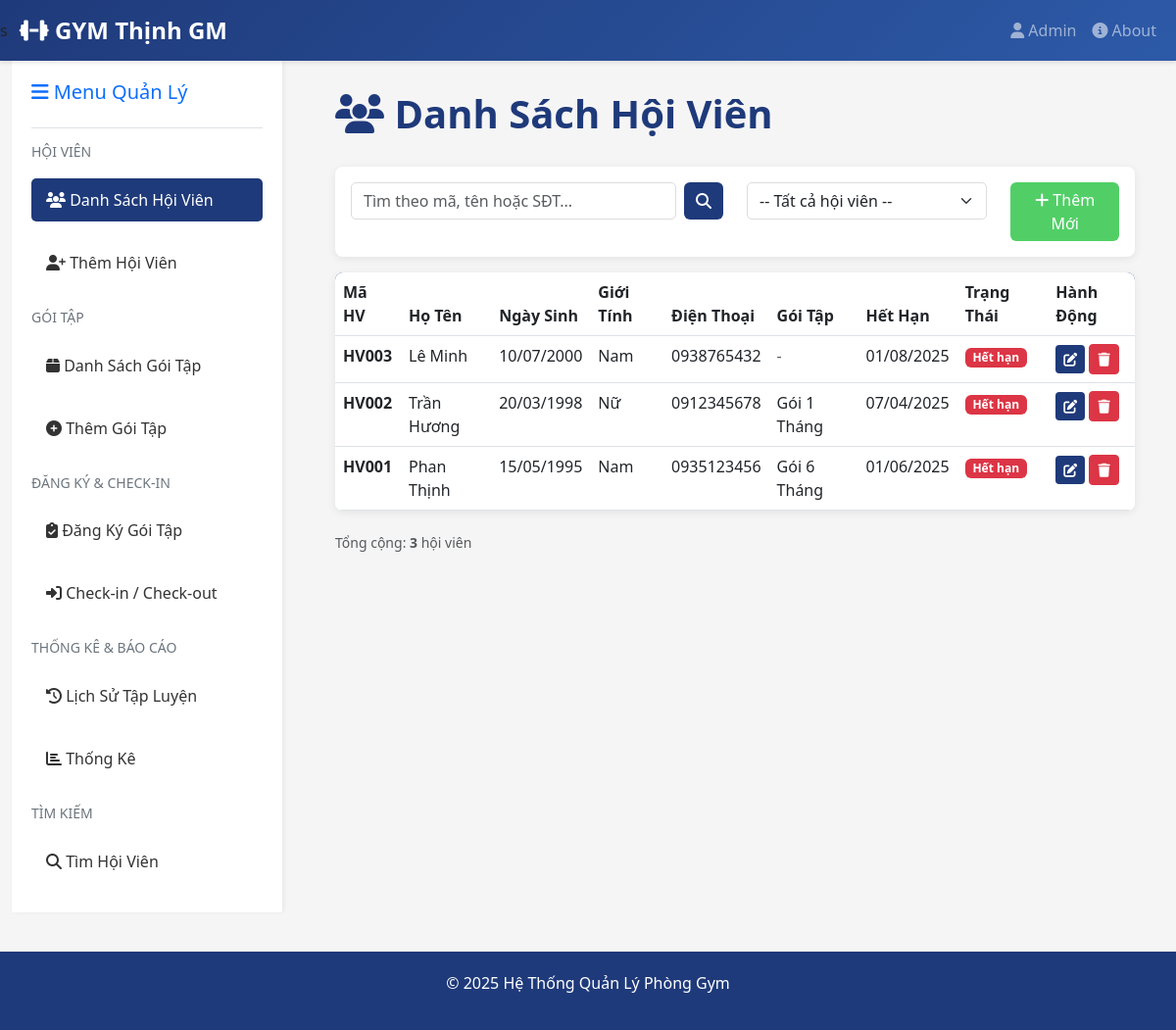
/members.php, run on the app's committed database.
### tables this page shows
CREATE TABLE IF NOT EXISTS registrations (
    id INT AUTO_INCREMENT PRIMARY KEY,
    member_id INT NOT NULL,
    package_id INT NOT NULL,
    start_date DATE NOT NULL,
    end_date DATE NOT NULL,
    status ENUM('active', 'expired') DEFAULT 'active',
    created_at TIMESTAMP DEFAULT CURRENT_TIMESTAMP,
    updated_at TIMESTAMP DEFAULT CURRENT_TIMESTAMP ON UPDATE CURRENT_TIMESTAMP,
    FOREIGN KEY (member_id) REFERENCES members(id) ON DELETE CASCADE,
    FOREIGN KEY (package_id) REFERENCES packages(id),
    INDEX idx_member (member_id),
    INDEX idx_end_date (end_date)
);

CREATE TABLE IF NOT EXISTS members (
    id INT AUTO_INCREMENT PRIMARY KEY,
    code VARCHAR(20) UNIQUE NOT NULL,
    fullname VARCHAR(100) NOT NULL,
    dob DATE NOT NULL,
    gender ENUM('Nam', 'Nữ') NOT NULL,
    phone VARCHAR(15) NOT NULL,
    address TEXT NOT NULL,
    created_at TIMESTAMP DEFAULT CURRENT_TIMESTAMP,
    updated_at TIMESTAMP DEFAULT CURRENT_TIMESTAMP ON UPDATE CURRENT_TIMESTAMP,
    INDEX idx_code (code),
    INDEX idx_phone (phone),
    INDEX idx_fullname (fullname)
);

CREATE TABLE IF NOT EXISTS packages (
    id INT AUTO_INCREMENT PRIMARY KEY,
    code VARCHAR(20) UNIQUE NOT NULL,
    name VARCHAR(100) NOT NULL,
    duration INT NOT NULL COMMENT 'Thời hạn tính bằng tháng',
    price DECIMAL(10, 2) NOT NULL,
    description TEXT,
    status ENUM('active', 'inactive') DEFAULT 'active',
    created_at TIMESTAMP DEFAULT CURRENT_TIMESTAMP,
    updated_at TIMESTAMP DEFAULT CURRENT_TIMESTAMP ON UPDATE CURRENT_TIMESTAMP
);

### includes/functions.php (called while the page is built, shortened)
<?php
function formatDate($date) {
    return date('d/m/Y', strtotime($date));
}
function sanitize($input) {
    return htmlspecialchars(trim($input), ENT_QUOTES, 'UTF-8');
}
?>

### members.php (the view, shortened to what this page needs)
<?php
include 'views/header.php';
require 'config/database.php';
require 'includes/functions.php';
$search = sanitize($_GET['search'] ?? '');
$filter = sanitize($_GET['filter'] ?? 'all');
$query = "
    SELECT m.id, m.code, m.fullname, m.dob, m.gender, m.phone, m.address,
           p.name as package_name, r.end_date, r.status
    FROM members m
    LEFT JOIN registrations r ON m.id = r.member_id AND r.status = 'active'
    LEFT JOIN packages p ON r.package_id = p.id
    WHERE 1=1
";
$query .= " ORDER BY m.code DESC";
$result = $conn->query($query);
?>
<div class="container-fluid">
    <div class="row">
        <?php include 'views/sidebar.php'; ?>
        <div class="col-md-9">
            <div class="main-content">
                <div class="page-header">
                    <h1><i class="fas fa-users"></i> Danh Sách Hội Viên</h1>
                </div>
                <div class="card mb-3">
                    <div class="card-body">
                        <div class="row">
                            <div class="col-md-6">
                                <form method="GET" class="d-flex gap-2">
                                    <input type="text" class="form-control" name="search" placeholder="Tìm theo mã, tên hoặc SĐT..." value="<?php echo htmlspecialchars($search); ?>">
                                    <button type="submit" class="btn btn-primary"><i class="fas fa-search"></i></button>
                                </form>
                            </div>
                            <div class="col-md-4">
                                <form method="GET" class="d-flex">
                                    <select class="form-select" name="filter" onchange="this.form.submit()">
                                        <option value="all" <?php echo ($filter == 'all') ? 'selected' : ''; ?>>-- Tất cả hội viên --</option>
                                    </select>
                                </form>
                            </div>
                            <div class="col-md-2">
                                <a href="add_member.php" class="btn btn-success w-100">
                                    <i class="fas fa-plus"></i> Thêm Mới
                                </a>
                            </div>
                        </div>
                    </div>
                </div>
                <div class="card">
                    <div class="table-responsive">
                        <table class="table table-hover mb-0">
                            <thead>
                                <tr>
                                    <th>Mã HV</th>
                                    <th>Họ Tên</th>
                                    <th>Ngày Sinh</th>
                                    <th>Giới Tính</th>
                                    <th>Điện Thoại</th>
                                    <th>Gói Tập</th>
                                    <th>Hết Hạn</th>
                                    <th>Trạng Thái</th>
                                    <th>Hành Động</th>
                                </tr>
                            </thead>
                            <tbody>
                                <?php if ($result->num_rows > 0): ?>
                                    <?php while ($row = $result->fetch_assoc()): ?>
                                        <?php
                                            $is_valid = $row['end_date'] && strtotime(date('Y-m-d')) <= strtotime($row['end_date']);
                                            $status_badge = $is_valid ? '<span class="badge bg-success">Còn hạn</span>' : '<span class="badge bg-danger">Hết hạn</span>';
                                        ?>
                                        <tr>
                                            <td><strong><?php echo $row['code']; ?></strong></td>
                                            <td><?php echo $row['fullname']; ?></td>
                                            <td><?php echo formatDate($row['dob']); ?></td>
                                            <td><?php echo $row['gender']; ?></td>
                                            <td><?php echo $row['phone']; ?></td>
                                            <td><?php echo $row['package_name'] ?? '<span class="text-muted">-</span>'; ?></td>
                                            <td><?php echo $row['end_date'] ? formatDate($row['end_date']) : '<span class="text-muted">-</span>'; ?></td>
                                            <td><?php echo $status_badge; ?></td>
                                            <td>
                                                <a href="edit_member.php?id=<?php echo $row['id']; ?>" class="btn btn-sm btn-primary" title="Chỉnh sửa">
                                                    <i class="fas fa-edit"></i>
                                                </a>
                                                <button type="button" class="btn btn-sm btn-danger" data-bs-toggle="modal"
                                                        data-bs-target="#deleteModal<?php echo $row['id']; ?>" title="Xóa">
                                                    <i class="fas fa-trash"></i>
                                                </button>
                                            </td>
                                        </tr>
                                    <?php endwhile; ?>
                                <?php endif; ?>
                            </tbody>
                        </table>
                    </div>
                </div>
                <?php if ($result->num_rows > 0): ?>
                    <div class="mt-3 text-muted">
                        <small>Tổng cộng: <strong><?php echo $result->num_rows; ?></strong> hội viên</small>
                    </div>
                <?php endif; ?>
            </div>
        </div>
    </div>
</div>
<div class="footer">
    <p>&copy; 2025 Hệ Thống Quản Lý Phòng Gym</p>
</div>
</body>
</html>

### views/header.php (shortened to what this page needs)
<!DOCTYPE html>
<html lang="vi">
<head>
    <link href="https://cdn.jsdelivr.net/npm/bootstrap@5.3.0/dist/css/bootstrap.min.css" rel="stylesheet">
    <link rel="stylesheet" href="https://cdnjs.cloudflare.com/ajax/libs/font-awesome/6.4.0/css/all.min.css">
</head>
<body>
    <nav class="navbar navbar-expand-lg navbar-dark">s
        <div class="container-fluid">
            <a class="navbar-brand" href="index.php">
                <i class="fas fa-dumbbell"> </i> GYM Thịnh GM
            </a>
            <div class="collapse navbar-collapse" id="navbarNav">
                <ul class="navbar-nav ms-auto">
                    <li class="nav-item">
                        <span class="nav-link" style="cursor: default;">
                            <i class="fas fa-user"></i> Admin
                        </span>
                    </li>
                    <li class="nav-item">
                        <a class="nav-link" href="#" data-bs-toggle="modal" data-bs-target="#aboutModal">
                            <i class="fas fa-info-circle"></i> About
                        </a>
                    </li>
                </ul>
            </div>
        </div>
    </nav>
</body>
</html>

### views/sidebar.php
<div class="col-md-3">
    <div class="sidebar">
        <div class="mb-3 pb-3 border-bottom">
            <h5 class="text-primary"><i class="fas fa-bars"></i> Menu Quản Lý</h5>
        </div>
        <div class="nav flex-column">
            <h6 class="text-secondary small text-uppercase mb-2">Hội Viên</h6>
            <a class="nav-link <?php echo (basename($_SERVER['PHP_SELF']) == 'members.php') ? 'active' : ''; ?>"
               href="members.php">
                <i class="fas fa-users"></i> Danh Sách Hội Viên
            </a>
            <a class="nav-link <?php echo (basename($_SERVER['PHP_SELF']) == 'add_member.php') ? 'active' : ''; ?>"
               href="add_member.php">
                <i class="fas fa-user-plus"></i> Thêm Hội Viên
            </a>
            <h6 class="text-secondary small text-uppercase mt-3 mb-2">Gói Tập</h6>
            <a class="nav-link <?php echo (basename($_SERVER['PHP_SELF']) == 'packages.php') ? 'active' : ''; ?>"
               href="packages.php">
                <i class="fas fa-box"></i> Danh Sách Gói Tập
            </a>
            <a class="nav-link <?php echo (basename($_SERVER['PHP_SELF']) == 'add_package.php') ? 'active' : ''; ?>"
               href="add_package.php">
                <i class="fas fa-plus-circle"></i> Thêm Gói Tập
            </a>
            <h6 class="text-secondary small text-uppercase mt-3 mb-2">Đăng Ký & Check-in</h6>
            <a class="nav-link <?php echo (basename($_SERVER['PHP_SELF']) == 'register_package.php') ? 'active' : ''; ?>"
               href="register_package.php">
                <i class="fas fa-clipboard-check"></i> Đăng Ký Gói Tập
            </a>
            <a class="nav-link <?php echo (basename($_SERVER['PHP_SELF']) == 'checkin.php') ? 'active' : ''; ?>"
               href="checkin.php">
                <i class="fas fa-sign-in-alt"></i> Check-in / Check-out
            </a>
            <h6 class="text-secondary small text-uppercase mt-3 mb-2">Thống Kê & Báo Cáo</h6>
            <a class="nav-link <?php echo (basename($_SERVER['PHP_SELF']) == 'history.php') ? 'active' : ''; ?>"
               href="history.php">
                <i class="fas fa-history"></i> Lịch Sử Tập Luyện
            </a>
            <a class="nav-link <?php echo (basename($_SERVER['PHP_SELF']) == 'statistics.php') ? 'active' : ''; ?>"
               href="statistics.php">
                <i class="fas fa-chart-bar"></i> Thống Kê
            </a>
            <h6 class="text-secondary small text-uppercase mt-3 mb-2">Tìm Kiếm</h6>
            <a class="nav-link <?php echo (basename($_SERVER['PHP_SELF']) == 'search.php') ? 'active' : ''; ?>"
               href="search.php">
                <i class="fas fa-search"></i> Tìm Hội Viên
            </a>
        </div>
    </div>
</div>

### views/header.php (style rules this page uses)
:root { --primary-color: #1f3a7a; --secondary-color: #ff6b6b; --success-color: #51cf66; --warning-color: #ffd43b; --danger-color: #ff6b6b; }
* { margin: 0; padding: 0; }
body { background-color: #f5f5f5; font-family: 'Segoe UI', Tahoma, Geneva, Verdana, sans-serif; }
.navbar { background: linear-gradient(135deg, var(--primary-color) 0%, #2d5aa8 100%); box-shadow: 0 2px 4px rgba(0,0,0,0.1); }
.navbar-brand { font-weight: bold; font-size: 1.5rem; color: white !important; }
.sidebar { background: white; min-height: 100vh; padding: 20px; box-shadow: 2px 0 4px rgba(0,0,0,0.05); }
.sidebar .nav-link { color: #333; margin: 10px 0; padding: 10px 15px; border-radius: 5px; transition: all 0.3s; }
.sidebar .nav-link:hover, .sidebar .nav-link.active { background-color: var(--primary-color); color: white; }
.main-content { padding: 30px; background-color: #f5f5f5; }
.card { border: none; border-radius: 8px; box-shadow: 0 2px 8px rgba(0,0,0,0.08); margin-bottom: 20px; }
.btn-primary { background-color: var(--primary-color); border: none; }
.btn-success { background-color: var(--success-color); border: none; }
.table { background: white; border-radius: 8px; overflow: hidden; }
.table thead { background-color: var(--primary-color); color: white; }
.form-control, .form-select { border: 1px solid #ddd; border-radius: 5px; }
.page-header { margin-bottom: 30px; }
.page-header h1 { color: var(--primary-color); font-weight: bold; }
.footer { background-color: var(--primary-color); color: white; padding: 20px; text-align: center; margin-top: 40px; }

### data on the page
registrations: member.code "HV003", member.fullname "Lê Minh", member.dob "10/07/2000", member.gender "Nam", member.phone "0938765432", package_name "-", end_date "01/08/2025", shows "Hết hạn"
registrations: member.code "HV002", member.fullname "Trần Hương", member.dob "20/03/1998", member.gender "Nữ", member.phone "0912345678", package.name "Gói 1 Tháng", end_date "07/04/2025", shows "Hết hạn"
registrations: member.code "HV001", member.fullname "Phan Thịnh", member.dob "15/05/1995", member.gender "Nam", member.phone "0935123456", package.name "Gói 6 Tháng", end_date "01/06/2025", shows "Hết hạn"

### other printed values
$result->num_rows "3"
